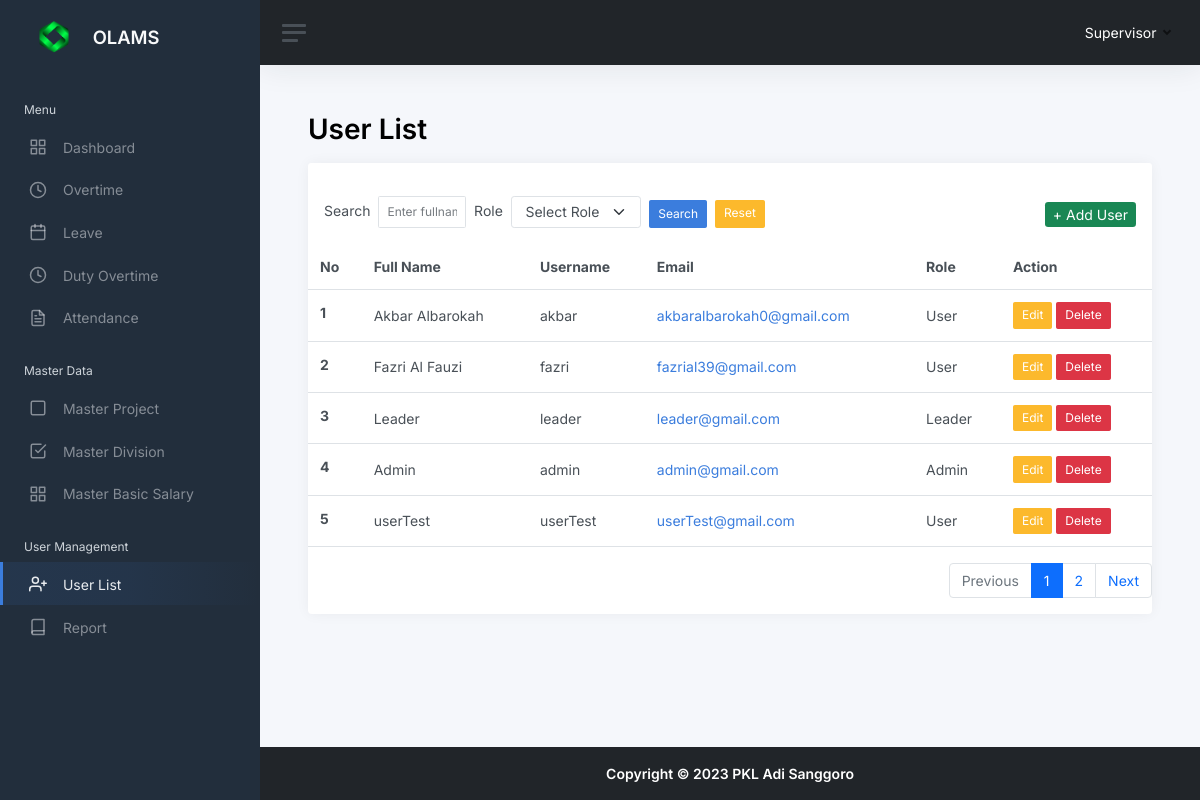
Screenshot of /userlist.php (signed in) with the database file from the repository.
### tables this page shows
CREATE TABLE `users` (
  `user_id` tinyint(3) UNSIGNED NOT NULL,
  `role_id` tinyint(3) UNSIGNED NOT NULL,
  `name` varchar(64) NOT NULL,
  `username` varchar(32) NOT NULL,
  `password` varchar(254) NOT NULL,
  `email` varchar(64) NOT NULL,
  `created_by` tinyint(3) UNSIGNED NOT NULL,
  `created_at` timestamp NOT NULL DEFAULT current_timestamp(),
  `updated_by` tinyint(3) UNSIGNED DEFAULT NULL,
  `updated_at` timestamp NULL DEFAULT NULL ON UPDATE current_timestamp()
);

CREATE TABLE `m_roles` (
  `role_id` tinyint(3) UNSIGNED NOT NULL,
  `name` varchar(64) NOT NULL,
  `created_at` timestamp NOT NULL DEFAULT current_timestamp(),
  `created_by` tinyint(3) UNSIGNED NOT NULL,
  `updated_by` tinyint(3) UNSIGNED DEFAULT NULL,
  `updated_at` timestamp NULL DEFAULT NULL ON UPDATE current_timestamp()
);

### include/conn.inc.php (called while the page is built, shortened)
<?php
function cleanValue($strhtml)
    {
        $strBersih = $strhtml;
        $strBersih = htmlspecialchars($strBersih);
        $strBersih = trim($strBersih);
        $strBersih = stripslashes($strBersih);
        $strBersih = strip_tags($strBersih);
        return $strBersih;
    }
?>

### userlist.php (the view, shortened to what this page needs)
<?php
include __DIR__ . "/include/conn.inc.php";
$limit = 5;
$halaman_aktif = isset($_GET['page']) ? $_GET['page'] : 1;
$offset = ($halaman_aktif - 1) * $limit;
$query = "SELECT
users.user_id,
users.name,
users.username,
users.email,
m_roles.name AS role_name
FROM users
LEFT JOIN m_roles ON users.role_id = m_roles.role_id
";
$filter_role = "";
$search = "";
$query .= "ORDER BY users.user_id DESC";
$jumlah_semua_data = mysqli_num_rows(mysqli_query($conn, $query));
$query .= " LIMIT $limit OFFSET $offset";
$data = mysqli_query($conn, $query);
$karyawanArray = mysqli_fetch_all($data, MYSQLI_ASSOC);
$jumlah_halaman = ceil($jumlah_semua_data / $limit);
?>
<!DOCTYPE html>
<html lang="en">
<head>
  <?php include "head.inc.php"; ?>
</head>
<body>
  <div class="wrapper">
    <?php include "components/sidebar.inc.php"; ?>
    <div class="main">
      <?php include "components/navbar.inc.php"; ?>
      <main class="content">
        <div class="container-fluid p-0">
          <h1 class="h1 mb-3 judul_halaman"><strong>User List</strong></h1>
          <div class="row">
            <div class="col-12">
              <div class="card">
                <div class="card-header">
                </div>
                <div class="row">
                  <div class="col-md-6">
                    <div class="d-flex align-items-center">
                      <form action="<?= cleanValue($_SERVER['PHP_SELF']); ?>" method="get" class="d-flex">
                        <label for="inputSearch" class="ms-3 me-2 mt-1">Search</label>
                        <input type="text" name="search" id="inputSearch" placeholder="Enter fullname, username, email" class="form-control form-control-sm" value="<?= $search ?>">
                        <label for="inputRole" class="mx-2 mt-1">Role</label>
                        <select name="filter_role" id="inputRole" class="form-select form-control-sm" style="width: 200px;">
                          <option value="">Select Role</option>
                        </select>
                        <button type="submit" class="btn btn-sm btn-primary ms-2 mt-1">Search</button>
                        <a href="<?php echo cleanValue($_SERVER['PHP_SELF']); ?>" class="btn btn-warning btn-sm ms-2 mt-1">Reset</a>
                      </form>
                    </div>
                  </div>
                  <div class="col-md-6 text-end mt-2">
                    <a href="userlist_add.php" class="btn-sm btn-success me-3 text-white text-decoration-none">+ Add User</a>
                  </div>
                </div>
                <div class="table-responsive">
                  <table class="table mb-0 mt-3">
                    <thead>
                      <tr>
                        <th scope="col">No</th>
                        <th scope="col">Full Name</th>
                        <th scope="col">Username</th>
                        <th scope="col">Email</th>
                        <th scope="col">Role</th>
                        <th scope="col">Action</th>
                      </tr>
                    </thead>
                    <tbody>
                      <?php if (count($karyawanArray) > 0) : ?>
                        <?php foreach ($karyawanArray as $key => $value) : ?>
                          <tr>
                            <th scope="row"> <?= $key + 1 + $offset  ?> </th>
                            <td> <?= $value['name'] ?> </td>
                            <td> <?= $value['username'] ?> </td>
                            <td>
                              <a href="<?= $value['email'] ?>"> <?= $value['email'] ?> </a>
                            </td>
                            <td> <?= $value['role_name'] ?></td>
                            <td>
                              <a href="userlist_update.php?id=<?= $value['user_id'] ?>" class="btn btn-warning btn-sm">Edit</a>
                              <a href="userlist_delete.php?id=<?= $value['user_id'] ?>" onclick="return confirm('Are you sure?')" class="btn btn-danger btn-sm">Delete</a>
                            </td>
                          </tr>
                        <?php endforeach; ?>
                      <?php else : ?>
                        <tr>
                          <td colspan="6" style="text-align: center;">No records found!.</td>
                        </tr>
                      <?php endif; ?>
                    </tbody>
                  </table>
                </div>
                <div>
                  <div class="dataTables_paginate paging_simple_numbers ms-3 mt-3" id="datatables-reponsive_paginate">
                    <ul class="pagination justify-content-end">
                      <?php if ($jumlah_semua_data > $limit) : ?>
                        <?php if ($halaman_aktif > 1) : ?>
                          <?php $prevPage = $halaman_aktif - 1; ?>
                          <li class="page-item">
                            <a class="page-link" href="<?= cleanValue($_SERVER['PHP_SELF']) . '?page=' . $prevPage; ?><?php if (!empty($search)) {
                                                                                                                        echo '&search=' . $search;
                                                                                                                      } ?>
                              <?php if (!empty($filter_role)) {
                                echo '&filter_role=' . $filter_role;
                              } ?>">Previous</a>
                          </li>
                        <?php else : ?>
                          <li class="page-item disabled">
                            <span class="page-link">Previous</span>
                          </li>
                        <?php endif; ?>
                        <?php for ($i = 1; $i <= $jumlah_halaman; $i++) : ?>
                          <li class="page-item<?= $i == $halaman_aktif ? ' active' : '' ?>">
                            <a class="page-link" href="<?= cleanValue($_SERVER['PHP_SELF']) . '?page=' . $i; ?><?php if (!empty($search)) {
                                                                                                                  echo '&search=' . $search;
                                                                                                                } ?>
                            <?php if (!empty($filter_role)) {
                              echo '&filter_role=' . $filter_role;
                            } ?>"><?= $i ?></a>
                          </li>
                        <?php endfor; ?>
                        <?php if ($halaman_aktif < $jumlah_halaman) : ?>
                          <?php $nextPage = $halaman_aktif + 1; ?>
                          <li class="page-item">
                            <a class="page-link" href="<?= cleanValue($_SERVER['PHP_SELF']) . '?page=' . $nextPage; ?><?php if (!empty($search)) {
                                                                                                                        echo '&search=' . $search;
                                                                                                                      } ?>
                            <?php if (!empty($filter_role)) {
                              echo '&filter_role=' . $filter_role;
                            } ?>">Next</a>
                          </li>
                        <?php else : ?>
                          <li class="page-item disabled">
                            <span class="page-link">Next</span>
                          </li>
                        <?php endif; ?>
                      <?php endif; ?>
                    </ul>
                  </div>
                </div>
              </div>
            </div>
          </div>
        </div>
      </main>
      <?php include "components/footer.inc.php"; ?>
    </div>
  </div>
</body>
</html>

### rows the page displays
users: offset "1", name "Akbar Albarokah", username "akbar", email "akbaralbarokah0@gmail.com", role.name "User"
users: offset "2", name "Fazri Al Fauzi", username "fazri", email "fazrial39@gmail.com", role.name "User"
users: offset "3", name "Leader", username "leader", email "leader@gmail.com", role.name "Leader"
users: offset "4", name "Admin", username "admin", email "admin@gmail.com", role.name "Admin"
users: offset "5", name "userTest", username "userTest", email "userTest@gmail.com", role.name "User"

### other values shown
$_SESSION['name'] "Supervisor"
